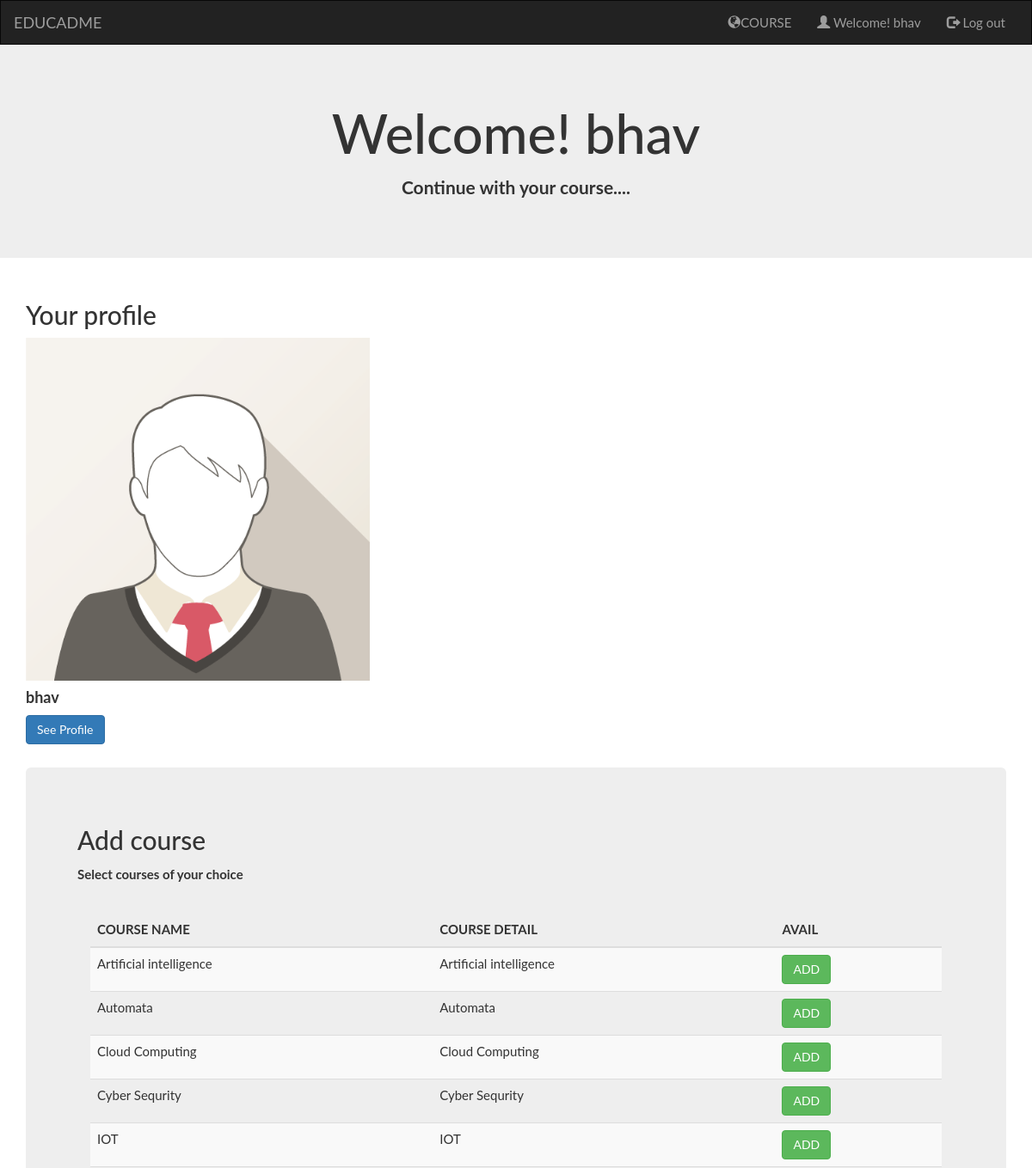
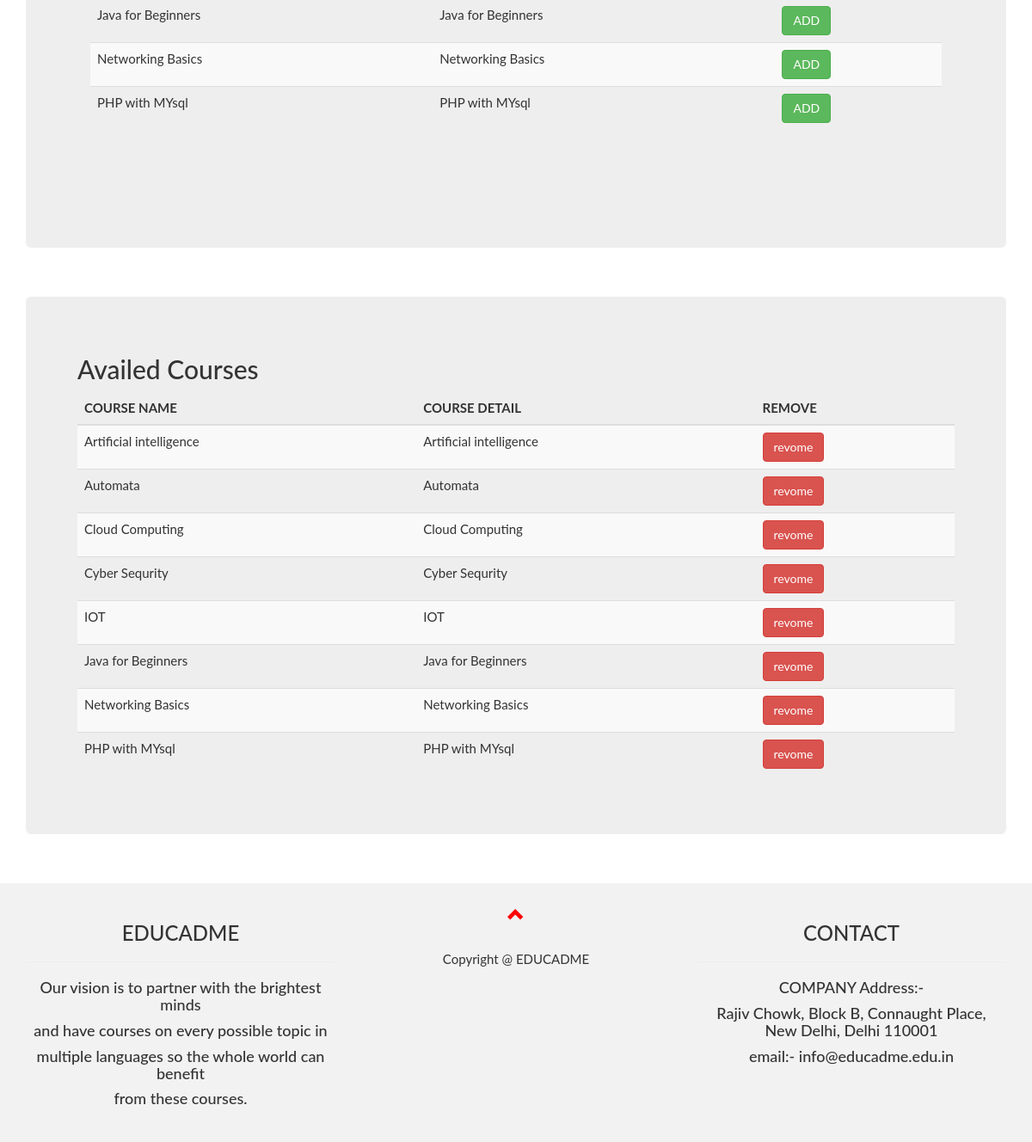
Page /user.php (signed in) on the committed database (2 pictures, top to bottom).
### tables this page shows
CREATE TABLE `registration` (
  `email` varchar(30) NOT NULL,
  `password` varchar(20) NOT NULL,
  `name` varchar(20) NOT NULL,
  `contact` varchar(14) NOT NULL,
  `address` varchar(50) NOT NULL
);

CREATE TABLE `tcourse` (
  `cnt` int(100) NOT NULL,
  `course` varchar(100) NOT NULL
);

### find_classes/database.php (the view, shortened to what this page needs)
<?php
class database{
public $connect;
public function connection()
        {
$this->connect=mysqli_connect("localhost","root","","elearning");
        }
	public function getname($email)
					{
			$m=mysqli_query($this->connect,"SELECT `name` FROM `registration` WHERE `email`='$email'");
			$fetch=mysqli_fetch_array($m);
			return $fetch[0];
				}
 public function getcourse()
    {
 $m=mysqli_query($this->connect,"SELECT `course` FROM `tcourse` ");
 while($fetch=mysqli_fetch_array($m))
 {
 ?><form method="post">
  <tr >
        <td><?php   print $fetch[0];    ?></td>
        <td><?php   print $fetch[0];    ?> <input type="hidden" name="add" value="<?php   print $fetch[1];  ?>"></td>
        <td><button type="submit" name="add" class="btn btn-success">ADD</button> </td>
  </tr>
    </form>
<?php
   }
}
 public function availedcourses()
    {
 $m=mysqli_query($this->connect,"SELECT `course` FROM `tcourse`");
 while($fetch=mysqli_fetch_array($m))
 {
 ?><form method="post">
  <tr >
        <td><?php   print $fetch[0];    ?></td>
        <td><?php   print $fetch[0];    ?> <input type="hidden" name="add" value="<?php   print $fetch[1];  ?>"></td>
        <td><button type="submit"  name="add" class="btn btn-danger">revome</button> </td>
  </tr>
    </form>
<?php
   }
}
		}
	$database= new database();
?>

### user.php (shortened to what this page needs)
<?php
require("find_classes/database.php");
$database->checklogin();
?>
<!DOCTYPE html>
<html lang="en">
<head>
  <link rel="stylesheet" href="https://maxcdn.bootstrapcdn.com/bootstrap/3.3.7/css/bootstrap.min.css">
</head>
<body>
<nav class="navbar navbar-inverse">
  <div class="container-fluid">
    <div class="navbar-header">
      <a class="navbar-brand" href="#">EDUCADME</a>
    </div>
    <div class="collapse navbar-collapse" id="myNavbar">
      <ul class="nav navbar-nav navbar-right">
	   <li ><a href="user_courses.php" > <span class="glyphicon glyphicon-globe"></span>COURSE</a></li>
	  <li><a href="user.php" >
        <span class="glyphicon glyphicon-user"></span> Welcome! <?php  print $database->getname($_SESSION['registration']);     ?></a>
        </li>
	<li><a href="logout.php" >
        <span class="glyphicon glyphicon-log-out"></span> Log out</a>
        </li>
      </ul>
    </div>
  </div>
</nav>
<div class="jumbotron">
  <div class="container text-center">
    <h1>Welcome! <?php  print $database->getname($_SESSION['registration']);  ?><php fetch></h1>
    <p><strong>Continue with your course....</strong></p>
  </div>
</div>
<div class="container">
  <h2>Your profile</h2>
  <div class="card" style="width:400px">
    <img class="card-img-top" src="img/img_avatar1.png" alt="Card image" style="width:100%">
    <div class="card-body">
      <h4 class="card-title"><strong><?php  print $database->getname($_SESSION['registration']);  ?></strong></h4>
      <a href="#mycourse" class="btn btn-primary">See Profile</a>
    </div>
  </div>
  <br>
<div id="mycourse" div class="jumbotron">
    <h2 >Add course</h2>
   <form method="POST">
   <div class="form-group">
          <label for="sel1" >  <strong>Select courses of your choice</strong></label>
		  <br>
		  <br>
          <div class="container">
  <table class="table table-striped">
    <thead>
      <tr>
        <th>COURSE NAME</th>
        <th>COURSE DETAIL</th>
        <th>AVAIL</th>
      </tr>
    </thead>
         <tbody style="text-align: left;">
     <?php
      $database->getcourse($_SESSION['registration']);
      ?>
    </tbody>
  </table>
</div>
     </div>
    </form>
      <br><br>
</div><br/>
<div id="container" class="jumbotron">
    <h2>Availed Courses</h2>
 <table class="table table-striped">
    <thead>
      <tr>
        <th>COURSE NAME</th>
        <th>COURSE DETAIL</th>
        <th >REMOVE</th>
      </tr>
    </thead>
         <tbody style="text-align: left;">
     <?php
      $database->availedcourses($_SESSION['registration']);
      ?>
    </tbody>
  </table>
  </div>
</div>
</div><br/>
<footer class="container-fluid text-center" >
  <div class="col-sm-4 text-center">
<h3 >EDUCADME</h3>
<hr>
<h4>Our vision is to partner with the brightest minds  </h4>
<h4> and have courses on every possible topic in</h4>
<h4>multiple languages so the whole world can benefit</h4>
<h4> from these courses.</h4>
</div>
<div class="col-sm-4 text-center">
 <p>  <a href="#" title="To Top">
    <span class="glyphicon glyphicon-chevron-up"></span>
  </a>
 <summary>Copyright @ EDUCADME</summary> </p>
  </div>
<div class="col-sm-4 text-center">
<h3>CONTACT </h3>
<hr>
<h4>COMPANY Address:-</h4>
<h4>Rajiv Chowk, Block B, Connaught Place,
   <br> New Delhi, Delhi 110001
</h4>
<h4>email:- info@educadme.edu.in</h4>
<br>
<br>
</div>
</footer>
</body>
</html>
</body>
</html>

### user.php (style rules this page uses)
.navbar { margin-bottom: 0; border-radius: 0; }
body { font: 400 15px Lato, sans-serif; line-height: 1.8; color:#333333; }
footer { background-color: #f2f2f2; padding: 25px; }
footer .glyphicon { font-size: 20px; margin-bottom: 20px; color:#FF0000; }

### rows in the picture
registration: name "bhav"
tcourse: course "Artificial intelligence"
tcourse: course "Automata"
tcourse: course "Cloud Computing"
tcourse: course "Cyber Sequrity"
tcourse: course "IOT"
tcourse: course "Java for Beginners"
tcourse: course "Networking Basics"
tcourse: course "PHP with MYsql"
